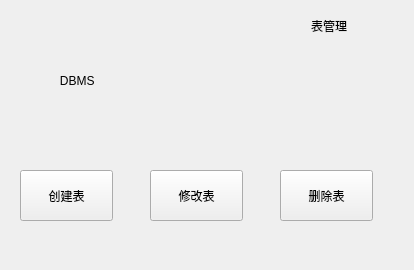
<?xml version="1.0" encoding="UTF-8"?>
<ui version="4.0">
 <class>tablemanageload</class>
 <widget class="QWidget" name="tablemanageload">
  <property name="geometry">
   <rect>
    <x>0</x>
    <y>0</y>
    <width>414</width>
    <height>270</height>
   </rect>
  </property>
  <property name="windowTitle">
   <string>tablemanageload</string>
  </property>
  <property name="styleSheet">
   <string notr="true">font: 10pt &quot;方正粗黑宋简体&quot;;</string>
  </property>
  <widget class="QLabel" name="label">
   <property name="geometry">
    <rect>
     <x>10</x>
     <y>0</y>
     <width>401</width>
     <height>261</height>
    </rect>
   </property>
   <property name="text">
    <string/>
   </property>
  </widget>
  <widget class="QLabel" name="label_2">
   <property name="geometry">
    <rect>
     <x>311</x>
     <y>10</y>
     <width>91</width>
     <height>31</height>
    </rect>
   </property>
   <property name="text">
    <string>表管理</string>
   </property>
  </widget>
  <widget class="QPushButton" name="creattable">
   <property name="geometry">
    <rect>
     <x>20</x>
     <y>170</y>
     <width>93</width>
     <height>51</height>
    </rect>
   </property>
   <property name="text">
    <string>创建表</string>
   </property>
  </widget>
  <widget class="QPushButton" name="pushButton_2">
   <property name="geometry">
    <rect>
     <x>280</x>
     <y>170</y>
     <width>93</width>
     <height>51</height>
    </rect>
   </property>
   <property name="text">
    <string>删除表</string>
   </property>
  </widget>
  <widget class="QPushButton" name="updatetable">
   <property name="geometry">
    <rect>
     <x>150</x>
     <y>170</y>
     <width>93</width>
     <height>51</height>
    </rect>
   </property>
   <property name="text">
    <string>修改表</string>
   </property>
  </widget>
  <widget class="QLabel" name="label_3">
   <property name="geometry">
    <rect>
     <x>40</x>
     <y>10</y>
     <width>151</width>
     <height>141</height>
    </rect>
   </property>
   <property name="styleSheet">
    <string notr="true">font: 20pt &quot;华文隶书&quot;;</string>
   </property>
   <property name="text">
    <string>      DBMS</string>
   </property>
  </widget>
 </widget>
 <resources/>
 <connections/>
</ui>
